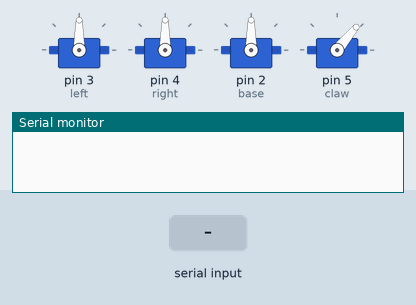
A sketch run on a simulated Arduino Uno, built with avr-gcc and run on an emulated ATmega328P. Parts: 4 × servo, the last lines printed to the serial monitor. Inputs (shaded band) come from the test bench.

Above: at 1.2 s.
1.3 s: "1" received over the second serial link
At 2.3 s:
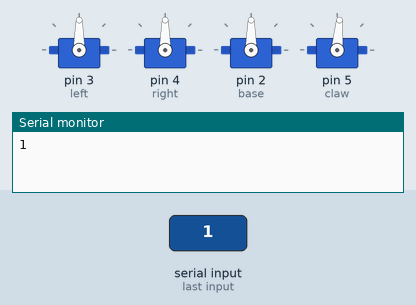
3.3 s: "3" received over the second serial link
At 4.9 s:
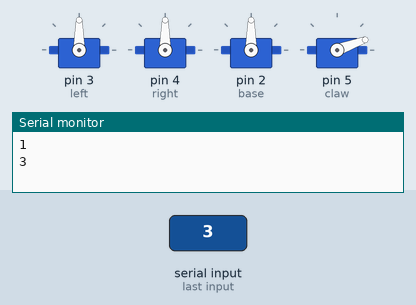
5.7 s: "4" received over the second serial link
At 7.2 s:
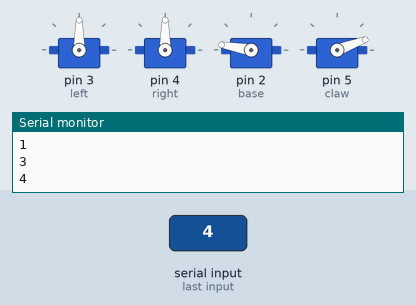
8.4 s: "2" received over the second serial link
At 11.2 s:
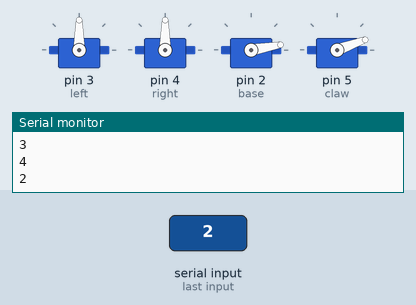
11.4 s: "5" received over the second serial link
At 13.8 s:
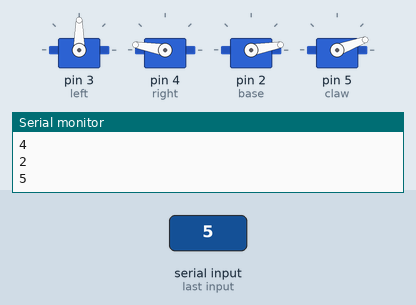
14.1 s: "7" received over the second serial link
At 17.2 s:
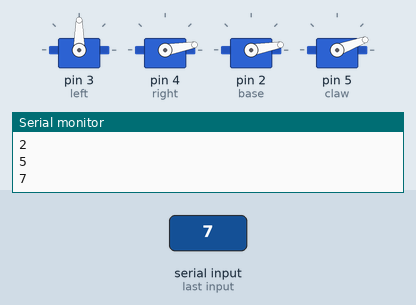
Timing chart, 0 to 18.1 s (numbered marks = the images above; inputs shaded):
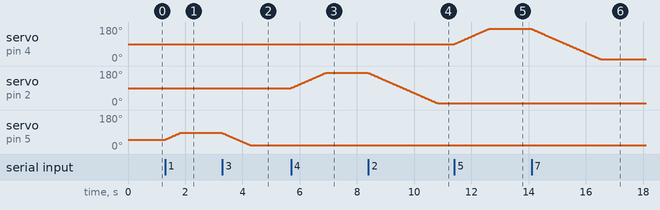

The sketch:

bluetooth_keuwlsoft.ino
```cpp
#include <Servo.h>
#include <SoftwareSerial.h>

SoftwareSerial SerialBLE(10, 11); // RX, TX

int pad_x, pad_y; // Control pad values sent from Andorid device
char bluetoothData; // Received data

Servo base;
Servo left;
Servo right;
Servo claw;

// Initial (center) positions of servos
int b = 90;
int l = 90;
int r = 90;
int c = 50;

int val = 0;  // Current value of pad

void setup() {
  Serial.begin(9600);

  SerialBLE.begin(9600);  // Initialize Bluetooth commuication

  left.attach(3);
  right.attach(4);
  base.attach(2);
  claw.attach(5);

  // Center the servos
  left.write(l);
  right.write(r);
  base.write(b);
  claw.write(c);
}

void loop() {
  // Check Bluetooth for new Instructions
  if (SerialBLE.available()){
    bluetoothData=SerialBLE.read();

    ///////// Control Pad on Left /////////
    if(bluetoothData == '1') { // Claw open
      val = 1;
      Serial.println('1');
    }
    if(bluetoothData == '3') { // Claw close
      val = 3;
      Serial.println('3');
    }
    if(bluetoothData == '4') { // Base left
      val = 4;
      Serial.println('4');
    }
    if(bluetoothData == '2') { // Base right
      val = 2;
      Serial.println('2');
    }

    ///////// Control Pad on Right /////////
    if(bluetoothData == '5') { // Right forward
      val = 5;
      Serial.println('5');
    }
    if(bluetoothData == '7') { // Right backward
      val = 7;
      Serial.println('7');
    }
    if(bluetoothData == '8') { // Left backward
      val = 8;
      Serial.println('8');
    }
    if(bluetoothData == '6') { // Left forward
      val = 6;
      Serial.println('6');
    }

    if(bluetoothData == '0') { // Release
      val = 0;
      Serial.println('0');
    }
  }

  if (val == 1) {
    if (c + 1 > 85) {}
    else{
      claw.write(++c);
      delay(15);
    }
  }
  if (val == 3) {
    if (c - 1 < 20) {}
    else{
      claw.write(--c);
      delay(15);
    }
  }
  if (val == 4) {
    if (b + 1 > 170) {}
    else{
      base.write(++b);
      delay(15);
    }
  }
  if (val == 2) {
    if (b - 1 < 10) {}
    else{
      base.write(--b);
      delay(15);
    }
  }

  if (val == 5) {
    if (r + 1 > 170) {}
    else{
      right.write(++r);
      delay(15);
    }
  }
  if (val == 7) {
    if (r - 1 < 10) {}
    else{
      right.write(--r);
      delay(15);
    }
  }
  if (val == 6) {
    if (l + 1 > 170) {}
    else{
      left.write(++l);
      delay(15);
    }
  }
  if (val == 8) {
    if (l - 1 < 10) {}
    else{
      left.write(--l);
      delay(15);
    }
  }
}
```

Measured:
- after the input at 1.3 s, servo on pin 5 (claw): moves from 50° to 85° over 0.51 s, starting at once
- after the input at 3.3 s, servo on pin 5 (claw): moves from 85° to 20° over 0.97 s, starting at once
- after the input at 5.7 s, servo on pin 2 (base): moves from 90° to 170° over 1.2 s, starting at once
- after the input at 8.4 s, servo on pin 2 (base): moves from 170° to 10° over 2.4 s, starting at once
- after the input at 11.4 s, servo on pin 4 (right): moves from 90° to 170° over 1.2 s, starting at once
- after the input at 14.1 s, servo on pin 4 (right): moves from 170° to 10° over 2.4 s, starting at once
